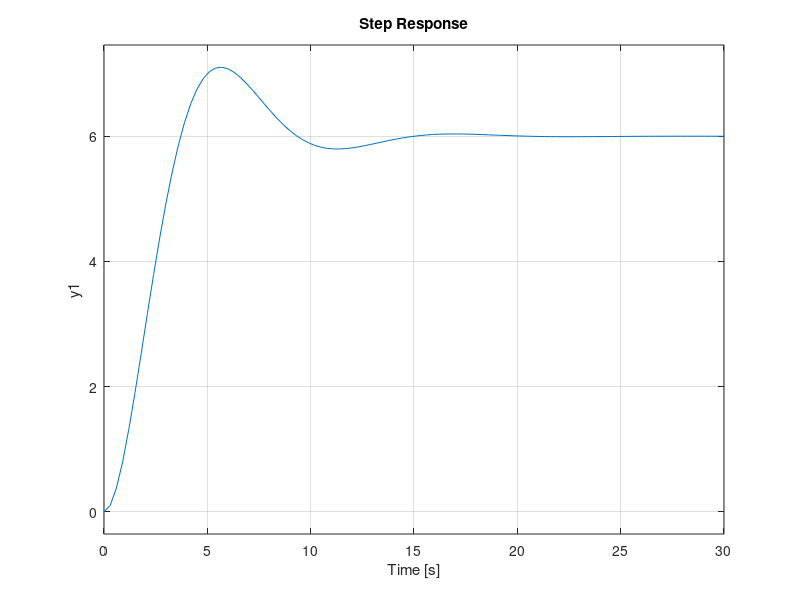

MATLAB code to generate this figure: (Note: this script raises an error after producing the figure.)
%% Process Variable (PV) Derivative Examples
% J.Currie Apr 2023
clc
clear
% set(gcf,'position',[490   380   621   468])

% Also see Control/PID/Tests/mxPID_tests.m for unit testing.

%% Sample Plant Model
% Second Order, Underdamped, Stable
clc
clf

Gs = tf(1.2, [0.5 0.3 0.2]);
step(Gs)

% Constants
Ts = 0.1;
tFinal = 60;

%% PID with Process Variable Only Derivative
Kp = 0.5;
Ki = 0.2;
Kd = 0.2;
Tf = 0; % leave filter off
uMin = -Inf;
uMax = +Inf;
b = 1; % Kp setpoint weight
c = 0; % Kd setpoint weight

pidParams = makeCPIDParams(Kp, Ki, Kd, Ts, Tf, uMin, uMax, b, c);
[t,r] = makeCPIDSimVec(Ts,tFinal);
[u_pv, y_pv] = simCPID(Gs, pidParams, t, r, 0, 'PID Control w PV Only Derivative');

%% Comparison Plot
clf
c = 1;
pidParams = makeCPIDParams(Kp, Ki, Kd, Ts, Tf, uMin, uMax, b, c);
[u_pv1, y_pv1] = simCPID(Gs, pidParams, t, r);

c = 0.5;
pidParams = makeCPIDParams(Kp, Ki, Kd, Ts, Tf, uMin, uMax, b, c);
[u_pv05, y_pv05] = simCPID(Gs, pidParams, t, r);

subplot(211)
plot(t,y_pv1,t,y_pv05,t,y_pv);
hold on;
stairs(t,r,'k:');
hold off; grid on;
ylabel('Plant Output [y]');
title('PID PV Only Derivative Comparison');
legend('PID c = 1','PID c = 0.5','PID c = 0')

subplot(212);
stairs(t,u_pv1);
hold on;
stairs(t,u_pv05);
stairs(t,u_pv);
hold off;
grid on;
ylabel('Control Input [u]');
xlabel('Time [s]');